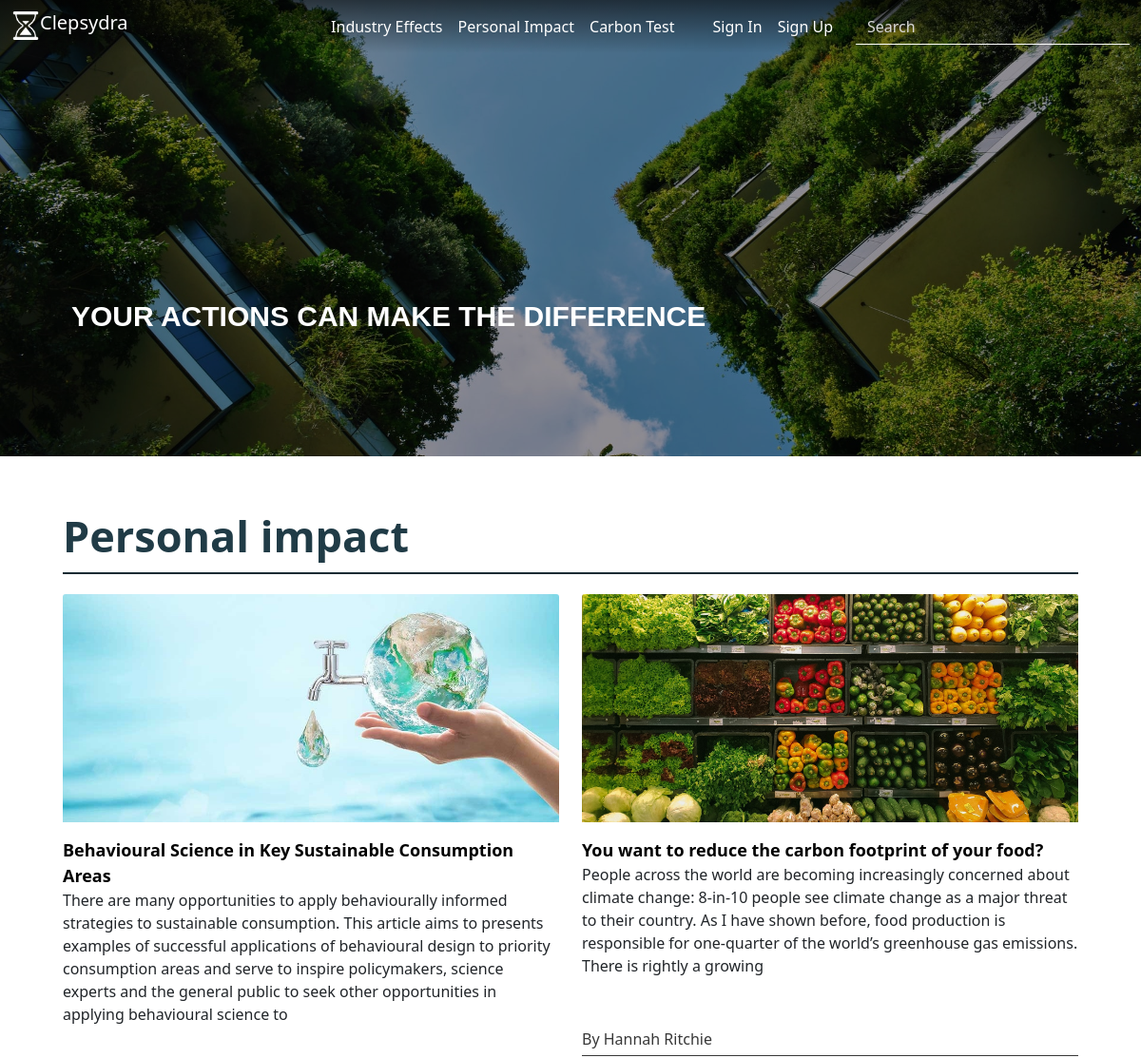
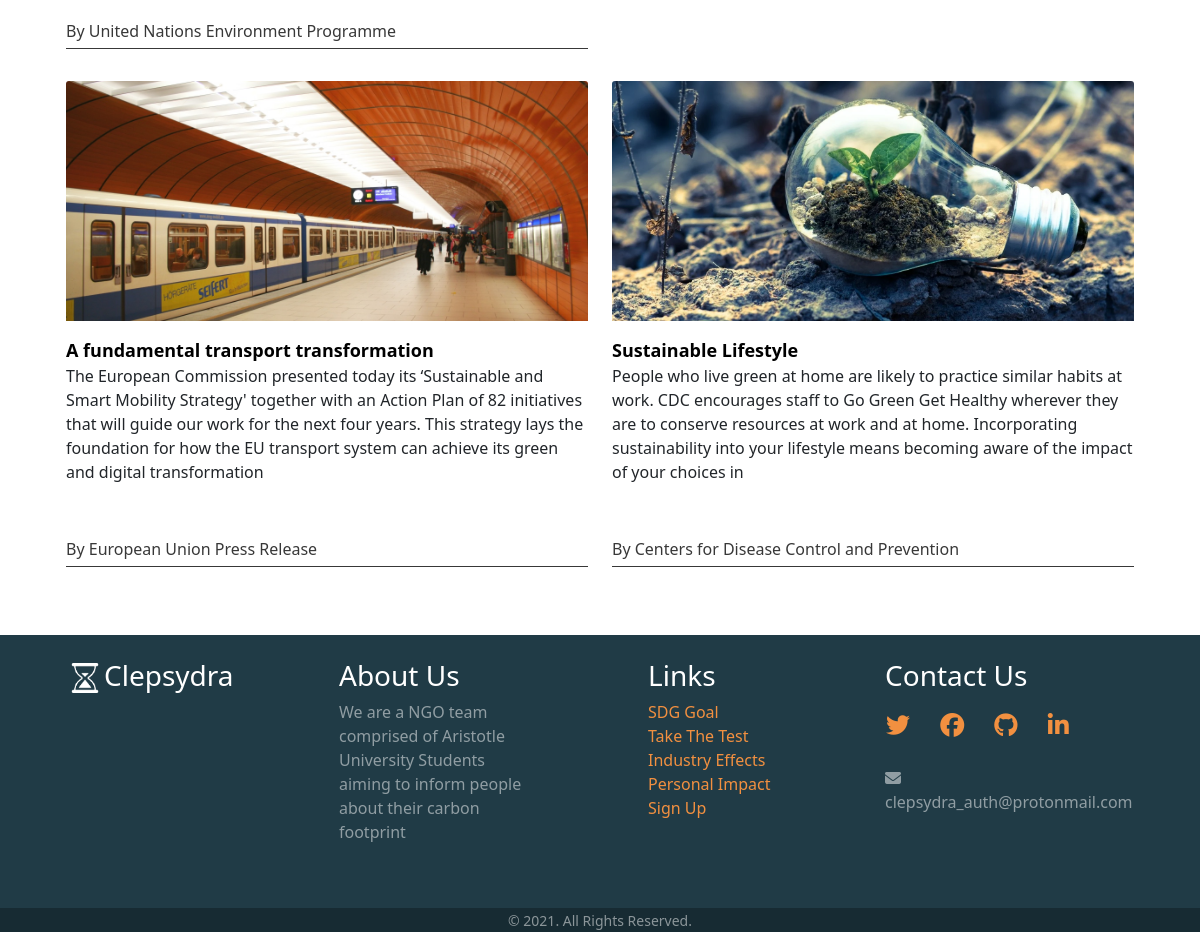
/personal_impact, run on the app's committed database (2 pictures, top to bottom).
### clepsydra/models.py (models this page shows, shortened)
class Article(db.Model):
    __tablename__ = "article"
    __searchable__ = "title"
    id = db.Column(db.Integer, primary_key=True)
    category = db.Column(db.String(100), nullable=False)
    title = db.Column(db.String(100), nullable=False)
    subtitle = db.Column(db.String(100))
    date_posted = db.Column(db.DateTime(), nullable=False, default=datetime.utcnow)
    content = db.Column(db.Text, nullable=False)
    image = db.Column(db.String(100), nullable=False, default='default.jpg')
    comments = db.relationship('Comments', backref='all_comments', lazy=True)
    author = db.Column(db.String(100), nullable=False)

### clepsydra/routes.py (the view)
@app.route("/personal_impact")
def personal():
    articles = Article.query.order_by(Article.date_posted.desc()).filter_by(category='Personal').all()
    return render_template("category_personal_impact.html", articles=articles, my_function=remove_tags)

### clepsydra/routes.py (called while the page is built)
@app.context_processor
def is_admin():
    if current_user() is None:
        return dict(is_admin=False)
    elif current_user().admin == 1:
        return dict(is_admin=True)
    return dict(is_admin=False)

@app.context_processor
def get_username():
    if current_user() is None:
        return dict(the_username=False)
    return dict(the_username=current_user().username)

def remove_tags(text):
    return TAG_RE.sub('', text)

def current_user():  # returns a user if stored in sessions of else returns None
    if "userID" not in session:
        return None
    return User.query.get(session['userID'])

### clepsydra/templates/category_personal_impact.html (shortened to what this page needs)
{%extends 'layout.html'%}
{% block cssfiles %}
    <link rel="stylesheet" type="text/css" href="{{url_for('static',filename='css/article_previews.css')}}">
    <link rel="stylesheet" type="text/css" href="{{url_for('static',filename='css/articles.css')}}">
{%endblock cssfiles%}
{%block content%}
    <div class="jumbotron jumbotron-fluid hero  has-image ">
        <div class="hero-overlay" style="background-image: url({{ url_for('static', filename='resources/hero_images/tree_building.jpg') }});"
            alt="Tree Building">
        </div>
        <div class="container" id="hero_text">
            <h1> <span>Your actions can make the difference</span></h1>
        </div>
    </div>
    <div class="container">
        <h2 class="underLine_frontpage"><a class="articlesHeader" href="#">Personal impact</a></h2>
        <div class="row">
            {%for article in articles%}
            <div class="col-6">
                <div class="card">
                    <a href="{{ url_for('article', article_id=article.id) }}" class="card-link">
                        <img class="card-img-top" src="{{ url_for('static', filename='resources/hero_images/'+ article.image) }}"
                            alt="less fast fashion" />
                    </a>
                    <div class="card-body">
                        <a href="{{ url_for('article', article_id=article.id) }}" class="card-title">{{article.title}}</a>
                        <p class="card-text">
                            {{my_function(' '.join(article.content.split()[:50])) }}
                        </p>
                        <p class="writer">By {{article.author}}</p>
                    </div>
                </div>
            </div>
            {%endfor%}
        </div>
    </div>
{% endblock %}

### clepsydra/static/css/navbar.css (style rules this page uses)
:root { --primary_color: #F29040; --secondar_color: #203b46; }

### clepsydra/static/css/back_to_top.css (style rules this page uses)
:root { --primary_color: #F29040; --secondar_color: #203b46; }

### clepsydra/static/css/article_previews.css (style rules this page uses)
.container { padding-top: 2%; padding-bottom: 2%; }
.card-body { padding-right: 0%; padding-left: 0%; }
.card { border: none; }
.card-img-top { width: 100%; height: 20vw; object-fit: cover; transition: transform 0.2s; }
.card-link { overflow: hidden; }
.card-title { font-weight: bold; text-decoration: none; font-size: large; color: black; }
.articlesHeader { color: var(--secondar_color); font-weight: bold; text-decoration: none; }
.underLine_frontpage { font-size: 45px; border-bottom: #172b33 solid 2px; margin-bottom: 2%; margin-top: 2%; padding-bottom: 1%; }
.writer { font-size: 90%; color: #383838; border-bottom: solid #383838 1px; padding-bottom: 1%; }

### clepsydra/static/css/articles.css (style rules this page uses)
body { margin: 0; padding: 0; position: relative; }
.jumbotron.hero.has-image { height: 60vh; position: relative; background-position: 50%; background-repeat: no-repeat; background-size: cover; }
.jumbotron.hero .hero-overlay { position: absolute; width: 100%; height: 100%; background-size: cover; background-position: 50%; background-repeat: no-repeat; top: 0; }
.jumbotron.hero .container h1 { font-family: Montserrat, sans-serif; font-weight: 600; font-style: normal; color: #fff; font-size: 30px; line-height: 1; margin: 0; padding: 0; text-align: left; text-transform: uppercase; }
.jumbotron.hero .hero-overlay:before { content: ""; width: 100%; height: 100%; position: absolute; top: 0; background: #000; opacity: .4; }
#hero_text { position: absolute; bottom: 20%; left: 5%; width: 100%; padding-right: 15px; padding-left: 15px; margin-right: auto; margin-left: auto; }
.container { padding: 3%; }
.writer { font-size: 100%; color: #383838; border-bottom: solid #383838 1px; padding-bottom: 1%; padding-top: 7%; }

### data on the page
Article: image (picture), title "Behavioural Science in Key Sustainable Consumption Areas", content "There are many opportunities to apply behaviourally informed strategies to sustainable consumption. This article aims to presents examples of successful applications of behavioural design to priority consumption areas and serve to inspire policymakers, science experts and the general public to seek other opportunities in applying behavioural science to", author "United Nations Environment Programme"
Article: image (picture), title "You want to reduce the carbon footprint of your food?", content "People across the world are becoming increasingly concerned about climate change: 8-in-10 people see climate change as a major threat to their country. As I have shown before, food production is responsible for one-quarter of the world’s greenhouse gas emissions. There is rightly a growing", author "Hannah Ritchie"
Article: image (picture), title "A fundamental transport transformation", content "The European Commission presented today its ‘Sustainable and Smart Mobility Strategy' together with an Action Plan of 82 initiatives that will guide our work for the next four years. This strategy lays the foundation for how the EU transport system can achieve its green and digital transformation", author "European Union Press Release"
Article: image (picture), title "Sustainable Lifestyle", content "People who live green at home are likely to practice similar habits at work. CDC encourages staff to Go Green Get Healthy wherever they are to conserve resources at work and at home. Incorporating sustainability into your lifestyle means becoming aware of the impact of your choices in", author "Centers for Disease Control and Prevention"
